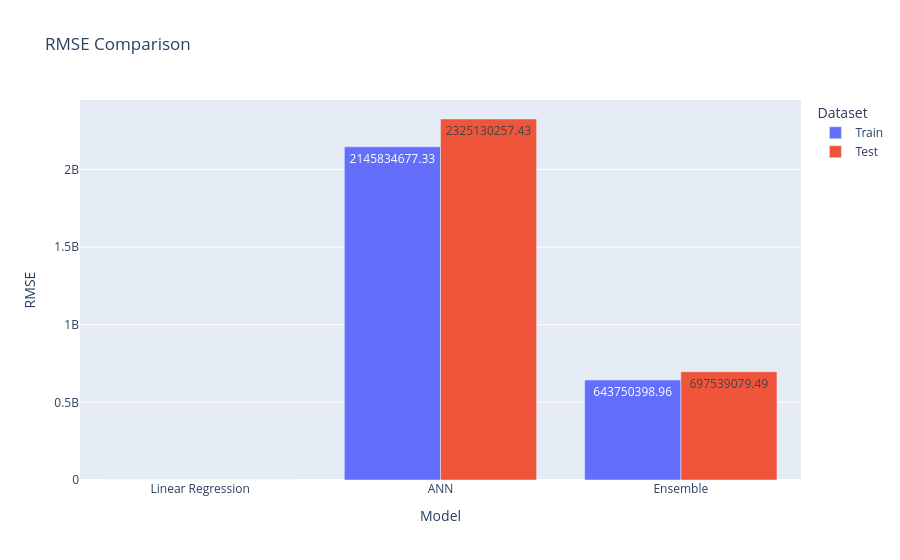
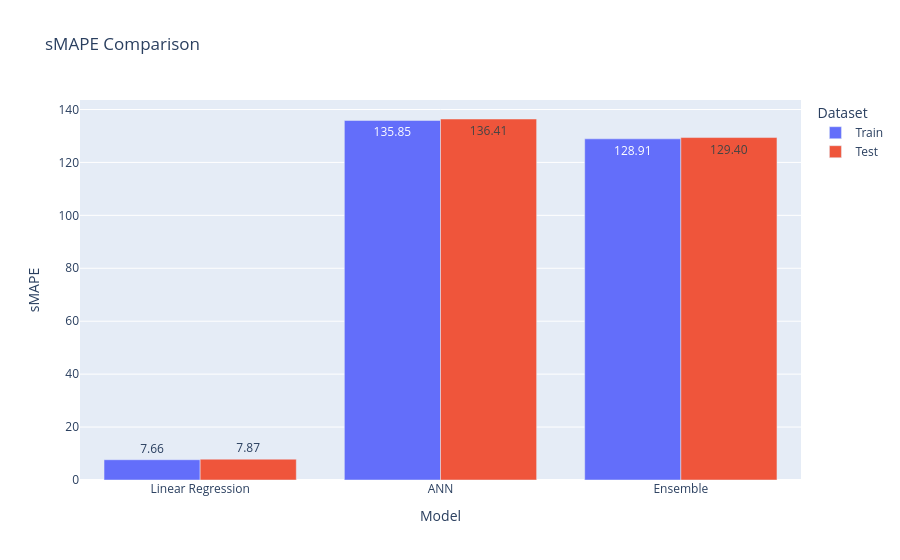

These figures' notebook cell, in order:
### Code cell
rmse_plot(results_all)
smape_plot(results_all)

### Figure 1 — Plotly figure (JSON) as saved in the notebook; plotly's stock layout.template omitted (floating-point values rounded to 4 significant figures)
{"data": [{"alignmentgroup": "True", "hovertemplate": "Dataset=Train<br>Model=%{x}<br>RMSE=%{y}<extra></extra>", "legendgroup": "Train", "marker": {"color": "#636efa", "pattern": {"shape": ""}}, "name": "Train", "offsetgroup": "Train", "orientation": "v", "showlegend": true, "textposition": "auto", "texttemplate": "%{y:.2f}", "type": "bar", "x": ["Linear Regression", "ANN", "Ensemble"], "xaxis": "x", "y": [114.3, 2146000000.0, 643800000.0], "yaxis": "y"}, {"alignmentgroup": "True", "hovertemplate": "Dataset=Test<br>Model=%{x}<br>RMSE=%{y}<extra></extra>", "legendgroup": "Test", "marker": {"color": "#EF553B", "pattern": {"shape": ""}}, "name": "Test", "offsetgroup": "Test", "orientation": "v", "showlegend": true, "textposition": "auto", "texttemplate": "%{y:.2f}", "type": "bar", "x": ["Linear Regression", "ANN", "Ensemble"], "xaxis": "x", "y": [129.5, 2325000000.0, 697500000.0], "yaxis": "y"}], "layout": {"barmode": "group", "legend": {"title": {"text": "Dataset"}, "tracegroupgap": 0}, "title": {"text": "RMSE Comparison"}, "xaxis": {"anchor": "y", "domain": [0, 1], "title": {"text": "Model"}}, "yaxis": {"anchor": "x", "domain": [0, 1], "title": {"text": "RMSE"}}}}

### Figure 2 — Plotly figure (JSON) as saved in the notebook; plotly's stock layout.template omitted (floating-point values rounded to 4 significant figures)
{"data": [{"alignmentgroup": "True", "hovertemplate": "Dataset=Train<br>Model=%{x}<br>sMAPE=%{y}<extra></extra>", "legendgroup": "Train", "marker": {"color": "#636efa", "pattern": {"shape": ""}}, "name": "Train", "offsetgroup": "Train", "orientation": "v", "showlegend": true, "textposition": "auto", "texttemplate": "%{y:.2f}", "type": "bar", "x": ["Linear Regression", "ANN", "Ensemble"], "xaxis": "x", "y": [7.664, 135.9, 128.9], "yaxis": "y"}, {"alignmentgroup": "True", "hovertemplate": "Dataset=Test<br>Model=%{x}<br>sMAPE=%{y}<extra></extra>", "legendgroup": "Test", "marker": {"color": "#EF553B", "pattern": {"shape": ""}}, "name": "Test", "offsetgroup": "Test", "orientation": "v", "showlegend": true, "textposition": "auto", "texttemplate": "%{y:.2f}", "type": "bar", "x": ["Linear Regression", "ANN", "Ensemble"], "xaxis": "x", "y": [7.874, 136.4, 129.4], "yaxis": "y"}], "layout": {"barmode": "group", "legend": {"title": {"text": "Dataset"}, "tracegroupgap": 0}, "title": {"text": "sMAPE Comparison"}, "xaxis": {"anchor": "y", "domain": [0, 1], "title": {"text": "Model"}}, "yaxis": {"anchor": "x", "domain": [0, 1], "title": {"text": "sMAPE"}}}}
